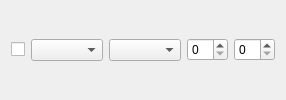
               <widget class="QWidget" name="shiftedit_hbox6" native="true">
                <layout class="QHBoxLayout" name="horbox6_3">
                 <item>
                  <widget class="QCheckBox" name="shiftedit_checkBox6">
                   <property name="text">
                    <string/>
                   </property>
                  </widget>
                 </item>
                 <item>
                  <widget class="QComboBox" name="shiftedit_comboBox6_1">
                   <property name="sizePolicy">
                    <sizepolicy hsizetype="Expanding" vsizetype="Fixed">
                     <horstretch>0</horstretch>
                     <verstretch>0</verstretch>
                    </sizepolicy>
                   </property>
                  </widget>
                 </item>
                 <item>
                  <widget class="QComboBox" name="shiftedit_comboBox6_2">
                   <property name="sizePolicy">
                    <sizepolicy hsizetype="Expanding" vsizetype="Fixed">
                     <horstretch>0</horstretch>
                     <verstretch>0</verstretch>
                    </sizepolicy>
                   </property>
                  </widget>
                 </item>
                 <item>
                  <widget class="QSpinBox" name="shiftedit_spinbox6_1">
                   <property name="maximum">
                    <number>12</number>
                   </property>
                  </widget>
                 </item>
                 <item>
                  <widget class="QSpinBox" name="shiftedit_spinbox6_2">
                   <property name="maximum">
                    <number>60</number>
                   </property>
                   <property name="singleStep">
                    <number>15</number>
                   </property>
                  </widget>
                 </item>
                </layout>
               </widget>
